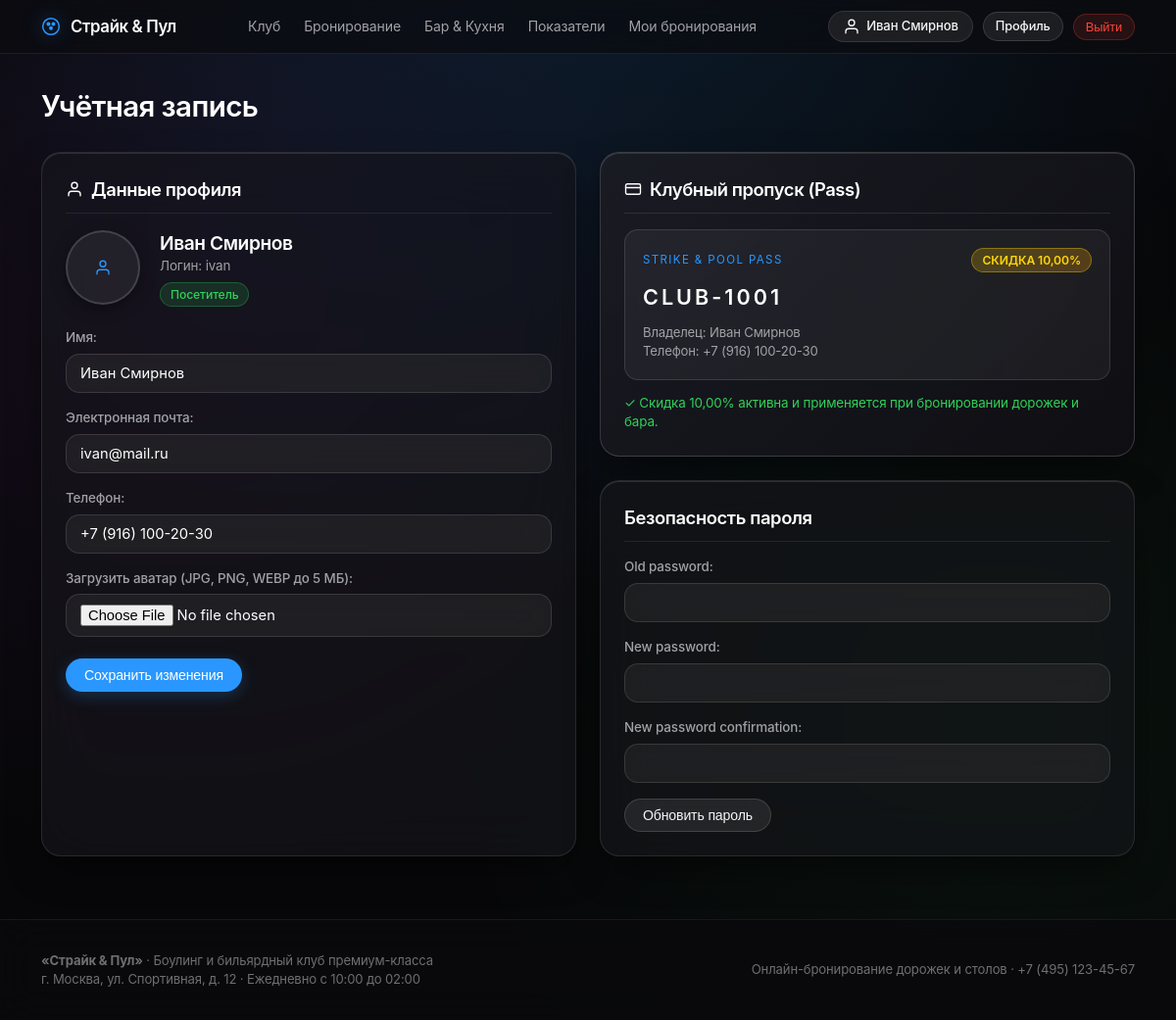
The app's page /profile/ (signed in) with its own data.
### club/models.py (models this page shows, shortened)
class UserProfile(models.Model):
    ROLE_CHOICES = (
        ('visitor', 'Посетитель'),
        ('operator', 'Оператор зала'),
        ('bar_manager', 'Менеджер бара'),
        ('admin', 'Администратор клуба'),
    )
    user = models.OneToOneField(User, on_delete=models.CASCADE, related_name='profile', verbose_name="Пользователь")
    phone = models.CharField("Телефон", max_length=30, blank=True)
    avatar = models.ImageField(
        "Аватар профиля",
        upload_to='avatars/',
        blank=True,
        null=True,
        validators=[validate_image_file]
    )
    role = models.CharField("Роль в системе", max_length=20, choices=ROLE_CHOICES, default='visitor')
    club_card = models.ForeignKey(
        ClubCard,
        on_delete=models.SET_NULL,
        blank=True,
        null=True,
        related_name='users',
        verbose_name="Привязанная клубная карта"
    )
    class Meta:
        verbose_name = "Профиль пользователя"
        verbose_name_plural = "Профили пользователей"

class ClubCard(models.Model):
    card_number = models.CharField("Номер клубной карты", max_length=30, unique=True)
    card_holder_name = models.CharField("ФИО владельца", max_length=150)
    phone = models.CharField("Номер телефона", max_length=30)
    discount_percent = models.DecimalField(
        "Процент скидки",
        max_digits=5,
        decimal_places=2,
        default=Decimal('10.00'),
        validators=[MinValueValidator(Decimal('0.00')), MaxValueValidator(Decimal('50.00'))]
    )
    is_active = models.BooleanField("Активна", default=True)
    created_at = models.DateTimeField("Дата выдачи", default=timezone.now)
    class Meta:
        verbose_name = "Клубная карта"
        verbose_name_plural = "Клубные карты"
        ordering = ['-created_at']

### club/views.py (the view)
# urls.py: path('profile/', views.profile_view, name='profile'),
@login_required
def profile_view(request):
    profile, _ = UserProfile.objects.get_or_create(user=request.user)
    if request.method == 'POST':
        if 'update_profile' in request.POST:
            form = UserProfileForm(request.POST, request.FILES, instance=profile)
            pwd_form = PasswordChangeForm(request.user)
            if form.is_valid():
                form.save()
                messages.success(request, "Профиль успешно обновлён.")
                return redirect('profile')
        elif 'change_password' in request.POST:
            form = UserProfileForm(instance=profile)
            pwd_form = PasswordChangeForm(request.user, request.POST)
            if pwd_form.is_valid():
                user = pwd_form.save()
                update_session_auth_hash(request, user)
                messages.success(request, "Пароль успешно изменён.")
                return redirect('profile')
    else:
        form = UserProfileForm(instance=profile)
        pwd_form = PasswordChangeForm(request.user)
    card_form = ClubCardApplyForm()
    context = {
        'profile': profile,
        'form': form,
        'pwd_form': pwd_form,
        'card_form': card_form,
    }
    return render(request, 'club/profile.html', context)

### club/forms.py (shortened to what this page needs)
class UserProfileForm(forms.ModelForm):
    first_name = forms.CharField(label="Имя", max_length=50, required=False)
    email = forms.EmailField(label="Электронная почта", required=False)
    class Meta:
        model = UserProfile
        fields = ['phone', 'avatar']
    def __init__(self, *args, **kwargs):
        super().__init__(*args, **kwargs)
        if self.instance and self.instance.user:
            self.fields['first_name'].initial = self.instance.user.first_name
            self.fields['email'].initial = self.instance.user.email

class ClubCardApplyForm(forms.Form):
    card_number = forms.CharField(
        label="Номер клубной карты",
        max_length=30,
        required=True,
        widget=forms.TextInput(attrs={'placeholder': 'Например, CLUB-1001'})
    )
    phone = forms.CharField(
        label="Телефон, на который оформлена карта",
        max_length=30,
        required=True,
        widget=forms.TextInput(attrs={'placeholder': '+7 (999) 000-00-00'})
    )

### club/context_processors.py (called while the page is built)
def club_global_context(request):
    game_types = GameType.objects.all()
    user_role = 'guest'
    user_profile = None
    if request.user.is_authenticated:
        if request.user.is_superuser:
            user_role = 'admin'
        else:
            profile = getattr(request.user, 'profile', None)
            if profile:
                user_role = profile.role
                user_profile = profile
            else:
                user_role = 'visitor'
    return {
        'nav_game_types': game_types,
        'current_user_role': user_role,
        'user_profile': user_profile,
    }

### club/templatetags/club_icons.py (called while the page is built)
@register.simple_tag
def icon(name, css_class=""):
    svg = ICONS.get(name, '')
    if css_class and svg:
        svg = svg.replace('<svg ', f'<svg class="{css_class}" ')
    return mark_safe(svg)

### templates/club/profile.html (shortened to what this page needs)
{% extends 'base.html' %}
{% load club_icons %}
{% block content %}
<h1 style="font-size: 1.85rem; font-weight: 600; letter-spacing: var(--tracking-tight); margin-bottom: 24px; color: #fff;">
  Учётная запись
</h1>
<div class="grid-2">
  <div class="card">
    <h2 class="card-title">{% icon 'user' %} Данные профиля</h2>
    <div style="display: flex; gap: 20px; align-items: center; margin-bottom: 22px;">
      <div style="width: 76px; height: 76px; border-radius: 50%; overflow: hidden; background: rgba(255,255,255,0.06); border: 2px solid rgba(255,255,255,0.15); box-shadow: 0 4px 16px rgba(0,0,0,0.4); display: flex; align-items: center; justify-content: center; color: var(--apple-blue); flex-shrink: 0;">
        {% if profile.avatar %}
          <img src="{{ profile.avatar.url }}" alt="Аватар" style="width: 100%; height: 100%; object-fit: cover;">
        {% else %}
          {% icon 'user' %}
        {% endif %}
      </div>
      <div>
        <h3 style="font-size: 1.2rem; font-weight: 600; letter-spacing: var(--tracking-tight); color: #fff;">{{ user.first_name|default:user.username }}</h3>
        <p style="font-size: 0.84rem; color: var(--text-secondary);">Логин: {{ user.username }}</p>
        <span class="badge badge-confirmed" style="margin-top: 6px;">{{ profile.get_role_display }}</span>
      </div>
    </div>
    <form method="post" enctype="multipart/form-data">
      <div class="form-group">
        <label>Имя:</label>
        <input type="text" name="first_name" value="{{ user.first_name }}" class="form-control">
      </div>
      <div class="form-group">
        <label>Электронная почта:</label>
        <input type="email" name="email" value="{{ user.email }}" class="form-control">
      </div>
      <div class="form-group">
        <label>Телефон:</label>
        <input type="text" name="phone" value="{{ profile.phone }}" class="form-control">
      </div>
      <div class="form-group">
        <label>Загрузить аватар (JPG, PNG, WEBP до 5 МБ):</label>
        <input type="file" name="avatar" class="form-control" accept="image/png, image/jpeg, image/webp">
      </div>
      <button type="submit" class="btn btn-primary" style="margin-top: 6px;">Сохранить изменения</button>
    </form>
  </div>
  <div>
    <div class="card" style="background: linear-gradient(135deg, rgba(28, 28, 35, 0.9) 0%, rgba(15, 15, 20, 0.95) 100%); border: 1px solid rgba(255, 255, 255, 0.16);">
      <h2 class="card-title" style="color: #fff; border-color: rgba(255,255,255,0.1);">
        {% icon 'card' %} Клубный пропуск (Pass)
      </h2>
      {% if profile.club_card %}
        <div style="background: rgba(255, 255, 255, 0.05); border: 1px solid rgba(255, 255, 255, 0.12); border-radius: var(--radius-md); padding: 18px; margin-bottom: 14px;">
          <div style="display: flex; justify-content: space-between; align-items: center; margin-bottom: 10px;">
            <span style="font-size: 0.72rem; letter-spacing: 0.12em; color: var(--apple-blue); text-transform: uppercase;">STRIKE & POOL PASS</span>
            <span class="badge badge-vip">СКИДКА {{ profile.club_card.discount_percent }}%</span>
          </div>
          <div style="font-size: 1.35rem; font-weight: 600; letter-spacing: 3px; margin-bottom: 10px; color: #fff;">
            {{ profile.club_card.card_number }}
          </div>
          <div style="font-size: 0.82rem; color: var(--text-secondary);">
            Владелец: {{ profile.club_card.card_holder_name }}<br>
            Телефон: {{ profile.club_card.phone }}
          </div>
        </div>
        <p style="font-size: 0.84rem; color: var(--apple-green); margin: 0;">
          ✓ Скидка {{ profile.club_card.discount_percent }}% активна и применяется при бронировании дорожек и бара.
        </p>
      {% endif %}
    </div>
    <div class="card">
      <h2 class="card-title">Безопасность пароля</h2>
      <form method="post">
        {% for f in pwd_form %}
          <div class="form-group">
            <label>{{ f.label }}:</label>
            {{ f }}
          </div>
        {% endfor %}
        <button type="submit" class="btn btn-secondary">Обновить пароль</button>
      </form>
    </div>
  </div>
</div>
{% endblock %}

### templates/base.html (shortened to what this page needs)
<!DOCTYPE html>
<html lang="ru">
<head>
  {% load static club_icons %}
  <link rel="stylesheet" href="{% static 'css/style.css' %}">
</head>
<body>
  <header class="site-header">
    <div class="container header-inner">
      <a href="{% url 'home' %}" class="brand-logo">
        {% icon 'bowling' %}
        <span>Страйк & Пул</span>
      </a>
      <nav class="main-nav">
        <a href="{% url 'home' %}">Клуб</a>
        <a href="{% url 'booking_create' %}">Бронирование</a>
        <a href="{% url 'menu_catalog' %}">Бар & Кухня</a>
        <a href="{% url 'dashboard' %}">Показатели</a>
        {% if user.is_authenticated %}
          <a href="{% url 'booking_list' %}">Мои бронирования</a>
        {% endif %}
      </nav>
      <div class="user-nav">
        {% if user.is_authenticated %}
          <span class="user-badge">
            {% icon 'user' %}
            <span>{{ user.first_name|default:user.username }}</span>
          </span>
          <a href="{% url 'profile' %}" class="btn btn-secondary btn-sm">Профиль</a>
          <form action="{% url 'logout' %}" method="post" style="display: inline;">
            <button type="submit" class="btn btn-danger btn-sm">Выйти</button>
          </form>
        {% else %}
          <a href="{% url 'login' %}" class="btn btn-secondary btn-sm">Войти</a>
          <a href="{% url 'register' %}" class="btn btn-primary btn-sm">Регистрация</a>
        {% endif %}
      </div>
    </div>
  </header>
  <main class="container" style="flex: 1; padding-top: 14px; padding-bottom: 40px;">
    {% block content %}{% endblock %}
  </main>
  <footer class="site-footer">
    <div class="container footer-inner">
      <div>
        <strong>«Страйк & Пул»</strong> · Боулинг и бильярдный клуб премиум-класса<br>
        г. Москва, ул. Спортивная, д. 12 · Ежедневно с 10:00 до 02:00
      </div>
      <div>
        Онлайн-бронирование дорожек и столов · +7 (495) 123-45-67
      </div>
    </div>
  </footer>
</body>
</html>

### records on screen
UserProfile: role "Посетитель", phone "+7 (916) 100-20-30", club_card.discount_percent "10,00", club_card.card_number "CLUB-1001", club_card.card_holder_name "Иван Смирнов", club_card.phone "+7 (916) 100-20-30"

### other values on screen
{{ user.first_name|default:user.username }} "Иван Смирнов"
{{ user.username }} "ivan"
{{ f.label }} "Old password" "New password" "New password confirmation"
